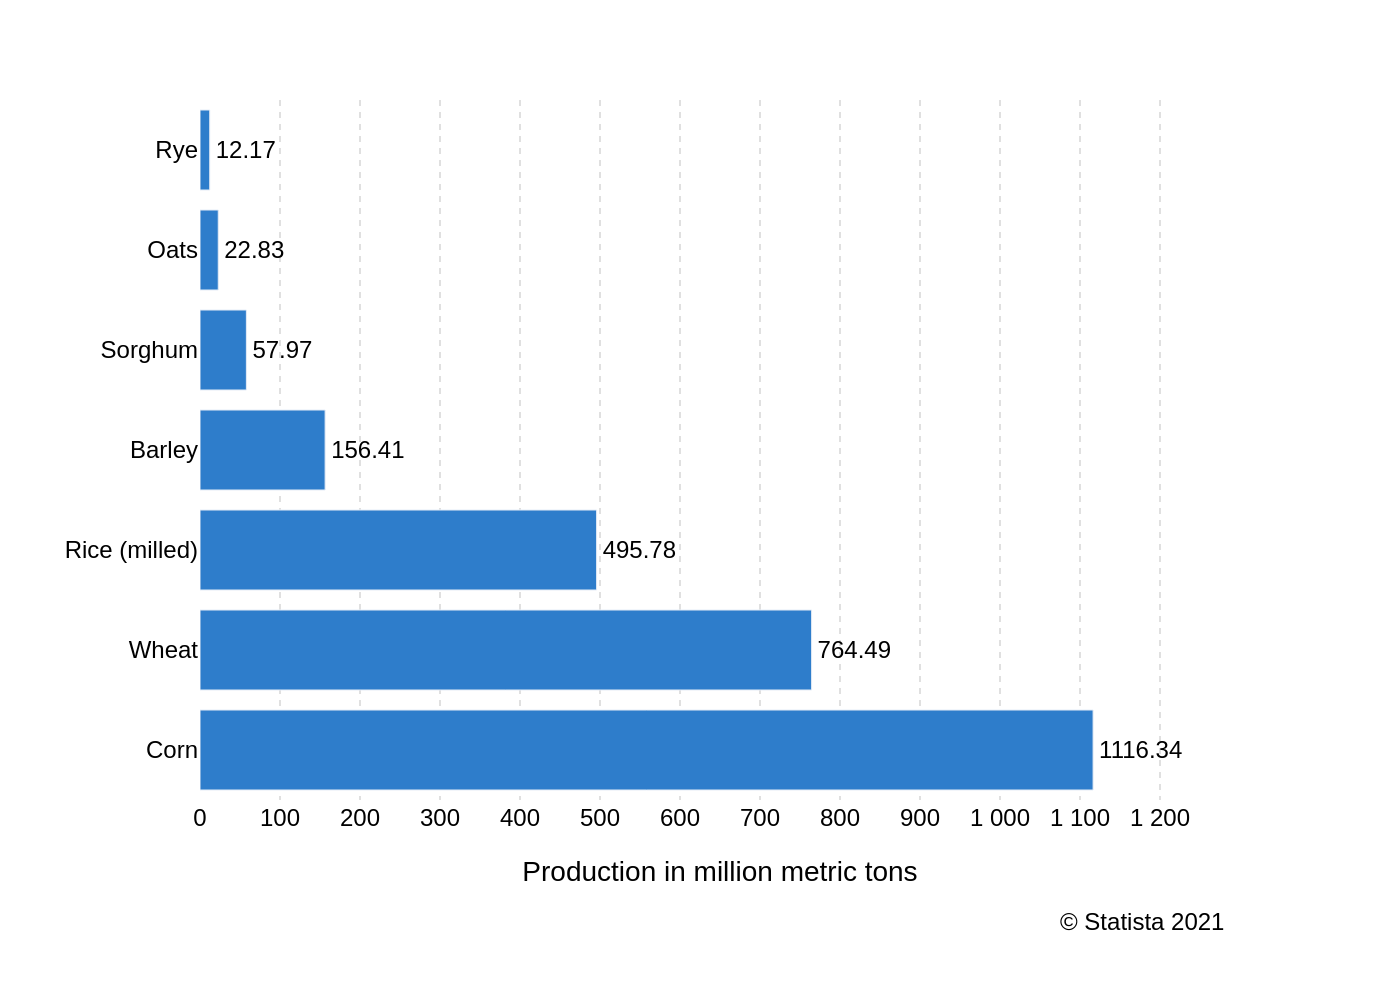

Python code for this plot:
import sys
import json
import plotly.graph_objects as go
import pathlib

# --- 1. Load Data from JSON ---
# The script expects the JSON file path as the sole command-line argument.
if len(sys.argv) != 2:
    print("Usage: python create_chart.py <json_file_path>")
    sys.exit(1)

json_file_path = pathlib.Path(sys.argv[1])
if not json_file_path.is_file():
    print(f"Error: JSON file not found at '{json_file_path}'")
    sys.exit(1)

with open(json_file_path, 'r', encoding='utf-8') as f:
    chart_info = json.load(f)

# Extract data, texts, and colors from the loaded JSON
chart_data = chart_info.get("chart_data", [])
texts = chart_info.get("texts", {})
colors = chart_info.get("colors", [])

# --- 2. Create the Chart Figure ---
fig = go.Figure()

# Add the bar trace from the chart data
if chart_data:
    series = chart_data[0]
    fig.add_trace(go.Bar(
        y=series.get("categories", []),
        x=series.get("values", []),
        orientation='h',
        marker=dict(color=colors[0] if colors else '#2e7dcb'),
        text=series.get("values", []),
        textposition='outside',
        texttemplate='%{text}',
        cliponaxis=False,
        textfont=dict(
            family="Arial",
            size=12,
            color='black'
        )
    ))

# --- 3. Configure Layout ---
fig.update_layout(
    font=dict(family="Arial", size=12, color="black"),
    title_text=None,
    xaxis=dict(
        title=texts.get("x_axis_title"),
        showgrid=True,
        gridcolor='#e0e0e0',
        gridwidth=1,
        griddash='dot',
        zeroline=False,
        range=[0, 1300], # Set range to give space for outside text labels
        tickvals=[i * 100 for i in range(13)], # Set ticks every 100
        ticktext=[f"{i*100:,}".replace(",", " ") for i in range(13)] # Format ticks with space as separator
    ),
    yaxis=dict(
        showgrid=False,
        autorange="reversed" # Ensures categories are plotted top-to-bottom as per JSON order
    ),
    plot_bgcolor='white',
    paper_bgcolor='white',
    showlegend=False,
    margin=dict(l=100, r=80, t=50, b=100),
    annotations=[
        dict(
            text=texts.get("source"),
            align='right',
            showarrow=False,
            xref='paper',
            yref='paper',
            x=0.99,
            y=-0.15,
            xanchor='right',
            yanchor='top'
        )
    ]
)

# --- 4. Output the Image ---
output_filename = json_file_path.with_suffix('.png').name
fig.write_image(output_filename, scale=2)

print(f"Chart saved as '{output_filename}'")
